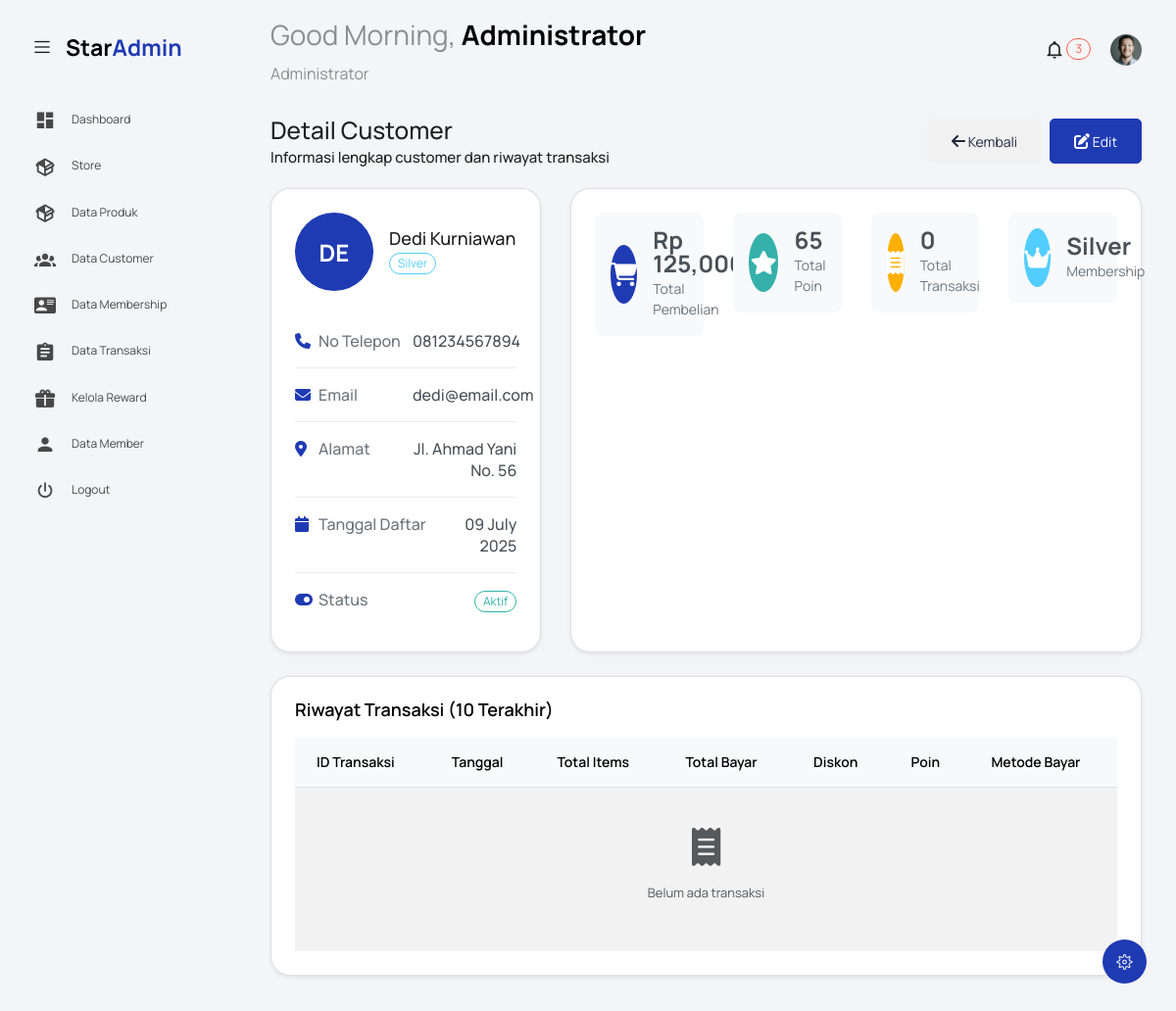
/index.php?controller=customer&action=view&id=5 (signed in), run on the app's committed database.
### tables this page shows
CREATE TABLE `customers` (
  `customer_id` int NOT NULL,
  `user_id` int DEFAULT NULL,
  `nama_customer` varchar(100) NOT NULL,
  `no_telepon` varchar(15) DEFAULT NULL,
  `alamat` text,
  `email` varchar(100) DEFAULT NULL,
  `membership_id` int DEFAULT '1',
  `total_pembelian` decimal(12,2) DEFAULT '0.00',
  `total_poin` int DEFAULT '0',
  `tanggal_daftar` date DEFAULT (curdate()),
  `status_aktif` enum('aktif','tidak_aktif') DEFAULT 'aktif'
);

CREATE TABLE `membership` (
  `membership_id` int NOT NULL,
  `nama_membership` varchar(50) NOT NULL,
  `minimal_pembelian` decimal(10,2) NOT NULL,
  `diskon_persen` int DEFAULT '0',
  `poin_per_pembelian` int DEFAULT '1',
  `benefit` text
);

### controllers/CustomerController.php (called while the page is built, shortened)
<?php
class CustomerController {
    private $customerModel;
    public function __construct() {
        $this->customerModel = new CustomerModel();
    }
    public function view() {
        $id = $_GET['id'] ?? 0;
        $customer = $this->customerModel->getCustomerById($id);
        $transactions = $this->customerModel->getCustomerTransactions($id);
        loadView('customer/view', [
            'customer' => $customer,
            'transactions' => $transactions,
            'title' => 'Detail Customer'
        ]);
    }
}
?>

### models/CustomerModel.php (called while the page is built, shortened)
<?php
class CustomerModel {
    private $conn;
    public function __construct() {
        global $conn;
        $this->conn = $conn;
    }
    public function getCustomerById($id) {
        $stmt = $this->conn->prepare("SELECT c.*, m.nama_membership
                                      FROM customers c
                                      JOIN membership m ON c.membership_id = m.membership_id
                                      WHERE c.customer_id = ?");
        $stmt->bind_param("i", $id);
        $stmt->execute();
        $result = $stmt->get_result();
        return $result ? $result->fetch_assoc() : null;
    }
    public function getCustomerTransactions($customer_id) {
        $stmt = $this->conn->prepare("SELECT t.*, COUNT(dt.detail_id) as total_items
                                      FROM transaksi t
                                      LEFT JOIN detail_transaksi dt ON t.transaksi_id = dt.transaksi_id
                                      WHERE t.customer_id = ?
                                      GROUP BY t.transaksi_id
                                      ORDER BY t.tanggal_transaksi DESC
                                      LIMIT 10");
        $stmt->bind_param("i", $customer_id);
        $stmt->execute();
        $result = $stmt->get_result();
        $transactions = [];
        return $transactions;
    }
}
?>

### views/customer/view.php (the view, shortened to what this page needs)
<?php include('template/header.php'); ?>
<body class="with-welcome-text">
  <div class="container-scroller">
    <?php include 'template/navbar.php'; ?>
    <div class="container-fluid page-body-wrapper">
      <?php include 'template/setting_panel.php'; ?>
      <?php include 'template/sidebar.php'; ?>
      <div class="main-panel">
        <div class="content-wrapper">
          <div class="row">
            <div class="col-md-12 grid-margin">
              <div class="row">
                <div class="col-12 col-xl-8 mb-4 mb-xl-0">
                  <h3 class="font-weight-bold">Detail Customer</h3>
                  <h6 class="font-weight-normal mb-0">Informasi lengkap customer dan riwayat transaksi</h6>
                </div>
                <div class="col-12 col-xl-4">
                  <div class="d-flex justify-content-end">
                    <a href="index.php?controller=customer" class="btn btn-secondary me-2">
                      <i class="fas fa-arrow-left"></i> Kembali
                    </a>
                    <a href="index.php?controller=customer&action=edit&id=<?= $customer['customer_id'] ?>" class="btn btn-primary">
                      <i class="fas fa-edit"></i> Edit
                    </a>
                  </div>
                </div>
              </div>
            </div>
          </div>
          <div class="row">
            <div class="col-lg-4 grid-margin stretch-card">
              <div class="card">
                <div class="card-body">
                  <div class="d-flex align-items-center mb-4">
                    <div class="avatar-lg me-3">
                      <div class="avatar-title bg-primary rounded-circle">
                        <?= strtoupper(substr($customer['nama_customer'], 0, 2)) ?>
                      </div>
                    </div>
                    <div>
                      <h4 class="mb-1"><?= htmlspecialchars($customer['nama_customer']) ?></h4>
                      <span class="badge badge-<?= $customer['membership_id'] == 1 ? 'secondary' :
                        ($customer['membership_id'] == 2 ? 'info' :
                        ($customer['membership_id'] == 3 ? 'warning' : 'danger')) ?>">
                        <?= htmlspecialchars($customer['nama_membership']) ?>
                      </span>
                    </div>
                  </div>
                  <div class="customer-info">
                    <div class="info-item">
                      <div class="info-label">
                        <i class="fas fa-phone text-primary"></i>
                        <span>No Telepon</span>
                      </div>
                      <div class="info-value"><?= htmlspecialchars($customer['no_telepon']) ?></div>
                    </div>
                    <div class="info-item">
                      <div class="info-label">
                        <i class="fas fa-envelope text-primary"></i>
                        <span>Email</span>
                      </div>
                      <div class="info-value"><?= htmlspecialchars($customer['email'] ?: '-') ?></div>
                    </div>
                    <div class="info-item">
                      <div class="info-label">
                        <i class="fas fa-map-marker-alt text-primary"></i>
                        <span>Alamat</span>
                      </div>
                      <div class="info-value"><?= htmlspecialchars($customer['alamat'] ?: '-') ?></div>
                    </div>
                    <div class="info-item">
                      <div class="info-label">
                        <i class="fas fa-calendar text-primary"></i>
                        <span>Tanggal Daftar</span>
                      </div>
                      <div class="info-value"><?= date('d F Y', strtotime($customer['tanggal_daftar'])) ?></div>
                    </div>
                    <div class="info-item">
                      <div class="info-label">
                        <i class="fas fa-toggle-on text-primary"></i>
                        <span>Status</span>
                      </div>
                      <div class="info-value">
                        <span class="badge badge-<?= $customer['status_aktif'] == 'aktif' ? 'success' : 'secondary' ?>">
                          <?= ucfirst($customer['status_aktif']) ?>
                        </span>
                      </div>
                    </div>
                  </div>
                </div>
              </div>
            </div>
            <div class="col-lg-8 grid-margin stretch-card">
              <div class="card">
                <div class="card-body">
                  <div class="row">
                    <div class="col-md-3">
                      <div class="stat-card">
                        <div class="stat-icon bg-primary">
                          <i class="fas fa-shopping-cart"></i>
                        </div>
                        <div class="stat-content">
                          <h3 class="stat-value">Rp <?= number_format($customer['total_pembelian']) ?></h3>
                          <p class="stat-label">Total Pembelian</p>
                        </div>
                      </div>
                    </div>
                    <div class="col-md-3">
                      <div class="stat-card">
                        <div class="stat-icon bg-success">
                          <i class="fas fa-star"></i>
                        </div>
                        <div class="stat-content">
                          <h3 class="stat-value"><?= number_format($customer['total_poin']) ?></h3>
                          <p class="stat-label">Total Poin</p>
                        </div>
                      </div>
                    </div>
                    <div class="col-md-3">
                      <div class="stat-card">
                        <div class="stat-icon bg-warning">
                          <i class="fas fa-receipt"></i>
                        </div>
                        <div class="stat-content">
                          <h3 class="stat-value"><?= count($transactions) ?></h3>
                          <p class="stat-label">Total Transaksi</p>
                        </div>
                      </div>
                    </div>
                    <div class="col-md-3">
                      <div class="stat-card">
                        <div class="stat-icon bg-info">
                          <i class="fas fa-crown"></i>
                        </div>
                        <div class="stat-content">
                          <h3 class="stat-value"><?= htmlspecialchars($customer['nama_membership']) ?></h3>
                          <p class="stat-label">Membership</p>
                        </div>
                      </div>
                    </div>
                  </div>
                </div>
              </div>
            </div>
          </div>
          <div class="row">
            <div class="col-lg-12 grid-margin stretch-card">
              <div class="card">
                <div class="card-body">
                  <h4 class="card-title">Riwayat Transaksi (10 Terakhir)</h4>
                  <div class="table-responsive">
                    <table class="table table-striped">
                      <thead>
                        <tr>
                          <th>ID Transaksi</th>
                          <th>Tanggal</th>
                          <th>Total Items</th>
                          <th>Total Bayar</th>
                          <th>Diskon</th>
                          <th>Poin</th>
                          <th>Metode Bayar</th>
                        </tr>
                      </thead>
                      <tbody>
                        <?php if (!empty($transactions)): ?>
                          <?php foreach ($transactions as $transaction): ?>
                          <tr>
                            <td>#<?= $transaction['transaksi_id'] ?></td>
                            <td><?= date('d/m/Y H:i', strtotime($transaction['tanggal_transaksi'])) ?></td>
                            <td><?= $transaction['total_items'] ?> items</td>
                            <td>Rp <?= number_format($transaction['total_bayar']) ?></td>
                            <td>Rp <?= number_format($transaction['diskon_membership']) ?></td>
                            <td>
                              <span class="badge badge-primary">+<?= $transaction['poin_didapat'] ?></span>
                            </td>
                            <td>
                              <span class="badge badge-<?= $transaction['metode_pembayaran'] == 'tunai' ? 'success' :
                                ($transaction['metode_pembayaran'] == 'transfer' ? 'info' : 'warning') ?>">
                                <?= ucfirst($transaction['metode_pembayaran']) ?>
                              </span>
                            </td>
                          </tr>
                          <?php endforeach; ?>
                        <?php else: ?>
                          <tr>
                            <td colspan="7" class="text-center">
                              <div class="py-4">
                                <i class="fas fa-receipt fa-3x text-muted mb-3"></i>
                                <p class="text-muted">Belum ada transaksi</p>
                              </div>
                            </td>
                          </tr>
                        <?php endif; ?>
                      </tbody>
                    </table>
                  </div>
                </div>
              </div>
            </div>
          </div>
        </div>
      </div>
    </div>
  </div>
</body>
</html>

### views/customer/view.php (style rules this page uses)
.avatar-lg { width: 80px; height: 80px; }
.avatar-title { width: 100%; height: 100%; display: flex; align-items: center; justify-content: center; font-weight: 700; font-size: 1.5rem; color: white; }
.customer-info { margin-top: 1rem; }
.info-item { display: flex; justify-content: space-between; align-items: flex-start; padding: 1rem 0; border-bottom: 1px solid #e9ecef; }
.info-item:last-child { border-bottom: none; }
.info-label { display: flex; align-items: center; font-weight: 500; color: #6c757d; min-width: 120px; }
.info-label i { margin-right: 0.5rem; width: 16px; }
.info-value { text-align: right; color: #495057; font-weight: 500; flex: 1; }
.stat-card { display: flex; align-items: center; padding: 1rem; border-radius: 0.5rem; background: #f8f9fa; margin-bottom: 1rem; }
.stat-icon { width: 60px; height: 60px; border-radius: 50%; display: flex; align-items: center; justify-content: center; color: white; font-size: 1.5rem; margin-right: 1rem; }
.stat-content { flex: 1; }
.stat-value { font-size: 1.5rem; font-weight: 700; color: #495057; margin-bottom: 0.25rem; }
.stat-label { font-size: 0.875rem; color: #6c757d; margin-bottom: 0; }
.card { box-shadow: 0 0.125rem 0.25rem rgba(0, 0, 0, 0.075); border: 1px solid rgba(0, 0, 0, 0.125); }
.table th { background-color: #f8f9fa; border-top: none; font-weight: 600; }
.badge { font-size: 0.75rem; padding: 0.25rem 0.5rem; }
.me-2 { margin-right: 0.5rem; }
.me-3 { margin-right: 1rem; }

### data on the page
customers: nama_customer "DE", nama_customer "Dedi Kurniawan", membership.nama_membership "Silver", no_telepon "081234567894", email "dedi@email.com", alamat "Jl. Ahmad Yani No. 56", tanggal_daftar "09 July 2025", status_aktif "Aktif", total_pembelian "125,000", total_poin "65"

### other printed values
$greeting "Good Morning"
$userName "Administrator"
$roleDisplay "Administrator"
count($transactions) "0"
